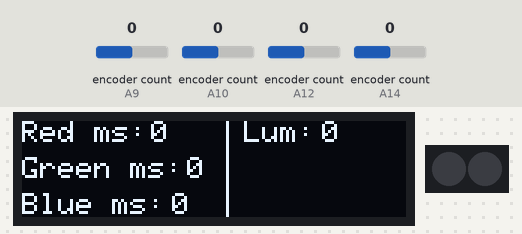
The sketch below on a simulated Arduino Mega 2560, built with avr-gcc and run on an emulated ATmega2560. On the bench: 128×32 one-colour display, 2 RGB LEDs in strip order, left to right. Inputs (shaded band) come from the test bench; at power-on: encoder count (sensors on A14, A9, A10, A12) 0. Dim RGB values are drawn brighter than linear; the strip is taken to match the declared colour order.

Above: at 1.2 s.
1.3 s: encoder count (sensor on A14) set to 1
At 2.8 s:
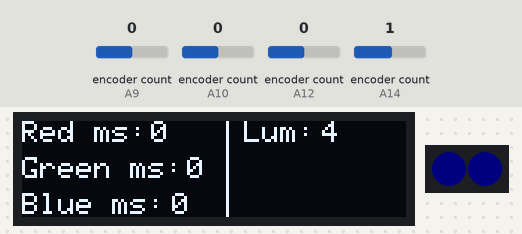
3.1 s: encoder count (sensor on A9) set to 4
At 4.1 s:
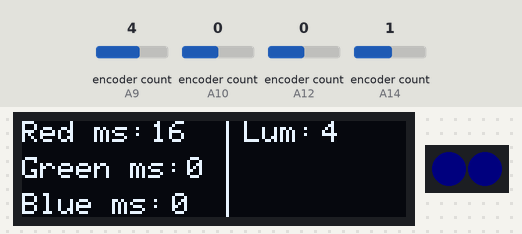
6.1 s: encoder count (sensor on A10) set to 4
At 6.68 s:
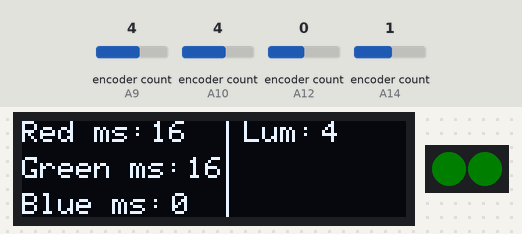
9.1 s: encoder count (sensor on A12) set to 4
At 9.81 s:
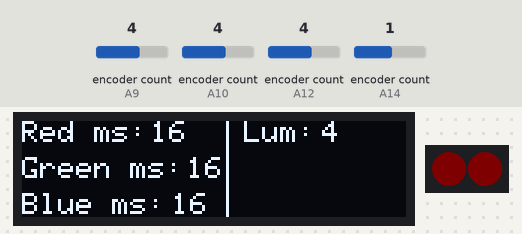
12.1 s: encoder count (sensor on A9) set to 5
At 13.09 s:
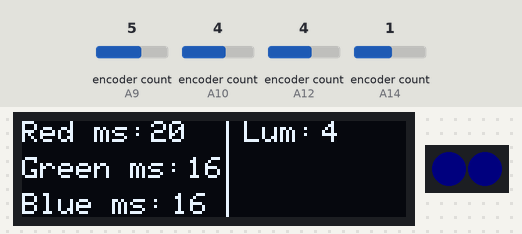
13.8 s: encoder count (sensor on A10) set to 5
At 14.08 s:
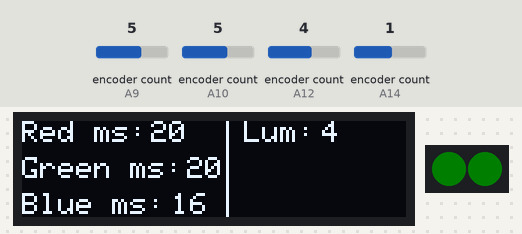
Timing chart, 0 to 16.4 s (numbered marks = the images above; inputs shaded):
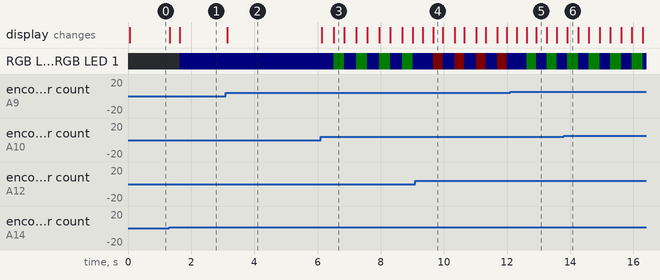

Measured:
- after the input at 1.3 s, RGB LED 0, RGB LED 1: off → RGB(0, 0, 4) after 0.33 s; the display: first changes at once (image 1 shows a later state)
- after the input at 3.1 s, the display: changes at once (image 2)
- after the input at 6.1 s, RGB LED 0, RGB LED 1: alternates RGB(0, 4, 0) for 0.34 s and RGB(0, 0, 4) for 0.38 s, starting after 0.41 s; the display: first changes at once (image 3 shows a later state)
- after the input at 9.1 s, the display: first changes after 0.23 s (image 4 shows a later state)
- after the input at 12.1 s, the display: changes after 0.21 s (image 5)

The sketch:

dreammachine_encoder_individual_rgb_brightness_realtime.ino
```cpp
#include <Encoder.h>
#include <Adafruit_NeoPixel.h>
#include <SPI.h>
#include <Wire.h>
#include <Adafruit_GFX.h>
#include <Adafruit_SSD1306.h>

#define PIN       30 // On Trinket or Gemma, suggest changing this to 1
#define NUMPIXELS 2 // Popular NeoPixel ring size

Adafruit_NeoPixel pixels(NUMPIXELS, PIN, NEO_RGB + NEO_KHZ800);

#define SCREEN_WIDTH 128 // OLED display width, in pixels
#define SCREEN_HEIGHT 32 // OLED display height, in pixels
#define OLED_RESET     -1 // Reset pin # (or -1 if sharing Arduino reset pin)
#define SCREEN_ADDRESS 0x3C ///< See datasheet for Address; 0x3D for 128x64, 0x3C for 128x32
Adafruit_SSD1306 display(SCREEN_WIDTH, SCREEN_HEIGHT, &Wire, OLED_RESET);

Encoder enc1(A9,A8);
Encoder enc2(A10,A11);
Encoder enc3(A12,A13);
Encoder enc4(A14,A15);

int i;
long l;
long ar;
long ag;
long ab;

void setup() {

  display.begin(SSD1306_SWITCHCAPVCC, SCREEN_ADDRESS);
  display.clearDisplay();

  pixels.begin(); // INITIALIZE NeoPixel strip object (REQUIRED)
  Serial.begin(9600);

  display.setTextSize(1);      // Normal 1:1 pixel scale
  display.setTextColor(SSD1306_WHITE); // Draw white text
  display.setCursor(0, 0);     // Start at top-left corner
  display.cp437(true);         // Use full 256 char 'Code Page 437' font
  display.display();

}

void checkknobs(){

    if(enc1.read() < 0){
      ar = 0;
    }
    else{
      ar = enc1.read();
    }

    if(enc2.read() < 0){
      ag = 0;
    }
    else{
      ag = enc2.read();
    }

    if(enc3.read() < 0){
      ab = 0;
    }
    else{
      ab = enc3.read();
    }

    if(enc4.read() < 0){
      l = 0;
    }
    else{
      l = enc4.read();
    }

}

void disp(){
    display.setCursor(0,0);
    display.print("Red ms: ");
    display.setCursor(43,0);
    display.print(ar);
    display.setCursor(0, 12);
    display.print("Green ms: ");
    display.setCursor(55, 12);
    display.print(ag);
    display.setCursor(0, 24);
    display.print("Blue ms: ");
    display.setCursor(50, 24);
    display.print(ab);
    display.drawLine(68, 0, 68,32, SSD1306_WHITE);
    display.setCursor(74, 0);
    display.print("Lum: ");
    display.setCursor(100, 0);
    display.print(l);
    display.display();
    display.clearDisplay();
}

void loop(){

          checkknobs();

          disp();

          pixels.clear(); // Set all pixel colors to 'off'
          pixels.setPixelColor(0, pixels.Color(l, 0, 0));
          pixels.setPixelColor(1, pixels.Color(l, 0, 0));
          pixels.show();
          delay(ar);

          pixels.clear(); // Set all pixel colors to 'off'
          pixels.setPixelColor(0, pixels.Color(0, l, 0));
          pixels.setPixelColor(1, pixels.Color(0, l, 0));
          pixels.show();
          delay(ag);

          pixels.clear(); // Set all pixel colors to 'off'
          pixels.setPixelColor(0, pixels.Color(0, 0, l));
          pixels.setPixelColor(1, pixels.Color(0, 0, l));
          pixels.show();
          delay(ab);
}
```
